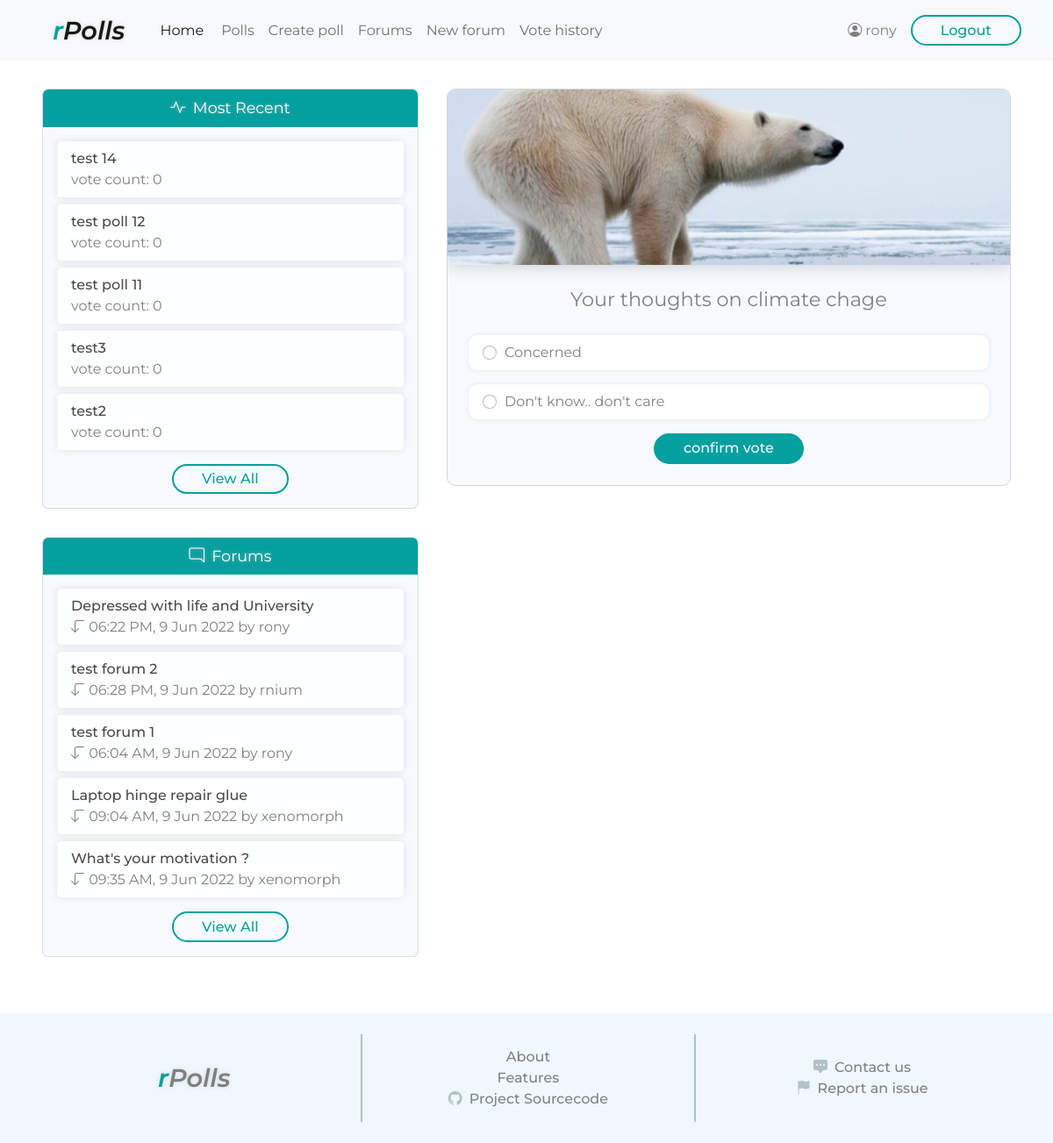
Page /polls/2/vote/ (signed in) on the committed database.
### polls/models.py (models this page shows, shortened)
class Poll(models.Model):
    title = models.CharField(max_length=250)
    banner = models.ImageField(upload_to='polls/images/', default='polls/images/default.jpg')
    author = models.ForeignKey(User, on_delete=models.CASCADE, related_name='poll')
    public = models.BooleanField(default=True)
    active = models.BooleanField(default=True)
    visible = models.BooleanField(default=True)
    added = models.DateTimeField(auto_now_add=True)
    views = models.IntegerField(default=0)

class Choice(models.Model):
    choicetext = models.CharField(max_length=100)
    poll = models.ForeignKey(Poll, on_delete=models.CASCADE, related_name='choice')

### forums/models.py (models this page shows, shortened)
class ForumTopic(models.Model):
    title = models.CharField(max_length=250)
    author = models.ForeignKey(User, on_delete=models.CASCADE, related_name='forum')
    active = models.BooleanField(default=True)
    locked = models.BooleanField(default=False)
    added = models.DateTimeField(auto_now_add=True)
    views = models.IntegerField(default=0)

class Post(models.Model):
    post_text = models.TextField()
    forum = models.ForeignKey(ForumTopic, on_delete=models.CASCADE, related_name='forumpost')
    post_author = models.ForeignKey(User, on_delete=models.CASCADE, related_name='userpost')
    added = models.DateTimeField(auto_now_add=True)
    updated = models.DateTimeField(auto_now=True)

### polls/views.py (the view, shortened to what this page needs)
# urls.py: path('<int:pk>/vote/', views.vote_now , name='vote'),
@login_required()
def vote_now(request, pk):
    try:
        poll = Poll.objects.get(pk=pk)
    except Poll.DoesNotExist:
        context = {}
        context['recentpolls'] = get_polls_panel_context(request)
        context['forums'] = get_forum_panel_context(request)
        context['error'] = 'Poll Not Found'
        context['username'] = request.user.username
        return render(request, 'polls/error.html', context=context)
    if request.method == 'GET':
        votes_context = dict()
        votes_context['recentpolls'] = get_polls_panel_context(request)
        votes_context['forums'] = get_forum_panel_context(request)
        votes_context['username'] = request.user.username
        votes_context['poll_id'] = poll.id
        votes_context['poll_title'] = poll.title
        votes_context['poll_banner_url'] = poll.banner.url
        choices_raw = poll.choice.all()
        choices = list()
        for choice in choices_raw:
            unit_context = dict()
            unit_context['choice_id'] = choice.id
            unit_context['choice_text'] = choice.choicetext
            choices.append(unit_context)
        votes_context['choices'] = choices
        return render(request, 'polls/votenow.html', context=votes_context)

### polls/views.py (called while the page is built)
def get_forum_panel_context(request):
    recentforums = ForumTopic.objects.filter(active=True).order_by('-added')[:5]
    recentforums_context = []
    for forum in recentforums:
        forum_id = forum.id
        forum_title = forum.title
        lastPost = forum.forumpost.latest('added')
        last_post_time = lastPost.added
        last_post_user = lastPost.post_author
        unit_context = {'forum_id': forum_id, 'forum_title': forum_title, 'last_post_time': last_post_time, 'last_post_user': last_post_user}
        recentforums_context.append(unit_context)
    return recentforums_context

### polls/templates/polls/votenow.html (shortened to what this page needs)
<!DOCTYPE html>
<html lang="en">
<head>
    <link href="https://cdn.jsdelivr.net/npm/bootstrap@5.1.3/dist/css/bootstrap.min.css" rel="stylesheet">
    {% load static %}
    <link rel="stylesheet" href="{% static 'style.css' %}">
</head>
<body>
    <header>
        <nav class="navbar navbar-expand-md navbar-light bg-light">
            <div class="container-fluid">
              <a class="navbar-brand ms-5 pe-3" href="{% url 'homepage' %}"><span class="r">r</span>Polls</a>
              <div class="collapse navbar-collapse" id="navbarSupportedContent">
                <ul class="navbar-nav me-auto mb-2 mb-lg-0">
                  <li class="nav-item me-1">
                    <a class="nav-link active" aria-current="page" href="{% url 'homepage' %}">Home</a>
                  </li>
                  <li class="nav-item">
                    <a class="nav-link" href="{% url 'polls:browse' %}">Polls</a>
                  </li>
                  <li class="nav-item">
                    <a class="nav-link" href="{% url 'polls:create_poll' %}">Create poll</a>
                  </li>
                  <li class="nav-item">
                    <a class="nav-link" href="{% url 'forums:forum_all' %}">Forums</a>
                  </li>
                  <li class="nav-item">
                    <a class="nav-link" href="{% url 'forums:forum_create' %}">New forum</a>
                  </li>
                  <li class="nav-item">
                    <a class="nav-link" href="{% url 'polls:votes_history' %}">Vote history</a>
                  </li>
                </ul>
                <div class="account d-flex me-4">
                    <div class="profile d-flex my-auto me-3">
                        <i class="bi bi-person-circle"></i>
                        <span class="username-viewonly ms-1">{{ username }}</span>
                    </div>
                    <form action="{% url 'logout' %}" method="POST"> {% csrf_token %}
                        <input type="submit" class="btn-1" value="Logout">
                    </form>
                </div>
              </div>
            </div>
          </nav>
    </header>
    <div class="main-container">
        <div class="left-col">
            <div class="recent-polls card">
                <div class="heading">
                    <span class="icon me-1"><i class="bi bi-activity"></i></span>
                    <span class="title">Most Recent</span>
                </div>
                <div class="content">
                    {% for poll in recentpolls %}
                    <div class="poll-item">
                        <a class="poll-title" href="{% url 'polls:polldetails' poll.poll_id %}">{{ poll.poll_title }}</a>
                        <div class="count">
                            <span class="label">vote count:&nbsp;</span><span class="value">{{ poll.vote_count }}</span>
                        </div>
                    </div>
                    {% endfor %}
                    <a href="{% url 'polls:browse' %}" class="btn-1 link-btn">View All</a>
                </div>
            </div>
            <div class="community-forum card">
                <div class="heading">
                    <span class="icon me-1"><i class="bi bi-chat-right"></i></span>
                    <span class="title">Forums</span>
                </div>
                <div class="content">
                    {% for forum in forums %}
                    <div class="forum-post">
                        <a class="post-title" href="{% url 'forums:forum_detail' forum.forum_id %}">{{ forum.forum_title }}</a>
                        <div class="last-post">
                            <span class="label"><i class="bi bi-arrow-90deg-down"></i></span>
                            <span class="date">{{ forum.last_post_time|date:"h:i A, j M o" }}</span>
                            <span class="user">by {{ forum.last_post_user }}</span>
                        </div>
                    </div>
                    {% endfor %}
                    <a href="{% url 'forums:forum_all' %}" class="btn-1 link-btn">View All</a>
                </div>
            </div>
        </div>
        <div class="right-col">
            <div class="poll-vote">
                <div class="content">
                    <div class="poll-heading">
                        <div class="banner"><img src="{{ poll_banner_url }}" alt="{{ poll_title }}"></div>
                        <div class="title">{{ poll_title }}</div>
                    </div>
                    <div class="pool-form-inner">
                        <form action="{% url 'polls:vote' poll_id %}" method="POST" class="form-main"> {% csrf_token %}
                            <div class="options">
                                {% for choice in choices%}
                                <div class="option">
                                    <input type="radio" class="form-check-input" id="option{{ choice.choice_id }}" name="vote" value="{{ choice.choice_id }}">
                                    <label for="option{{ choice.choice_id }}">{{ choice.choice_text }}</label>
                                </div>
                                {% endfor %}
                            </div>
                            <div class="action">
                                <input type="submit" class="btn-2" value="confirm vote">
                            </div>
                        </form>
                    </div>
                </div>
            </div>
        </div>
    </div>
    <footer>
        <div class="upper">
            <div class="col-1">
                <div class="site-name">
                    <span class="r">r</span>Polls</a>
                </div>
            </div>
            <div class="vl"></div>
            <div class="col-2">
                <a href="#">About</a>
                <a href="#">Features</a>
                <a href="#"><i class="bi bi-github"></i>Project Sourcecode</a>
            </div>
            <div class="vl"></div>
            <div class="col-3">
                <a href="#"><i class="bi bi-chat-square-dots-fill"></i>Contact us</a>
                <a href="#"><i class="bi bi-flag-fill"></i>Report an issue</a>
            </div>
        </div>
    </footer>
</body>
</html>

### rows in the picture
Poll: poll_title "test 14"
Poll: poll_title "test poll 12"
Poll: poll_title "test poll 11"
Poll: poll_title "test3"
Poll: poll_title "test2"
Poll: title "Your thoughts on climate chage"
Choice: choice_text "Concerned"
Choice: choice_text "Don't know.. don't care"

### other values in the picture
{{ username }} "rony"
{{ poll.vote_count }} "0" "0" "0" "0" "0"
{{ forum.forum_title }} "Depressed with life and University"
{{ forum.last_post_time|date:"h:i A, j M o" }} "06:22 PM, 9 Jun 2022"
{{ forum.last_post_user }} "rony"
{{ forum.forum_title }} "test forum 2"
{{ forum.last_post_time|date:"h:i A, j M o" }} "06:28 PM, 9 Jun 2022"
{{ forum.last_post_user }} "rnium"
{{ forum.forum_title }} "test forum 1"
{{ forum.last_post_time|date:"h:i A, j M o" }} "06:04 AM, 9 Jun 2022"
{{ forum.forum_title }} "Laptop hinge repair glue"
{{ forum.last_post_time|date:"h:i A, j M o" }} "09:04 AM, 9 Jun 2022"
{{ forum.last_post_user }} "xenomorph"
{{ forum.forum_title }} "What's your motivation ?"
{{ forum.last_post_time|date:"h:i A, j M o" }} "09:35 AM, 9 Jun 2022"
